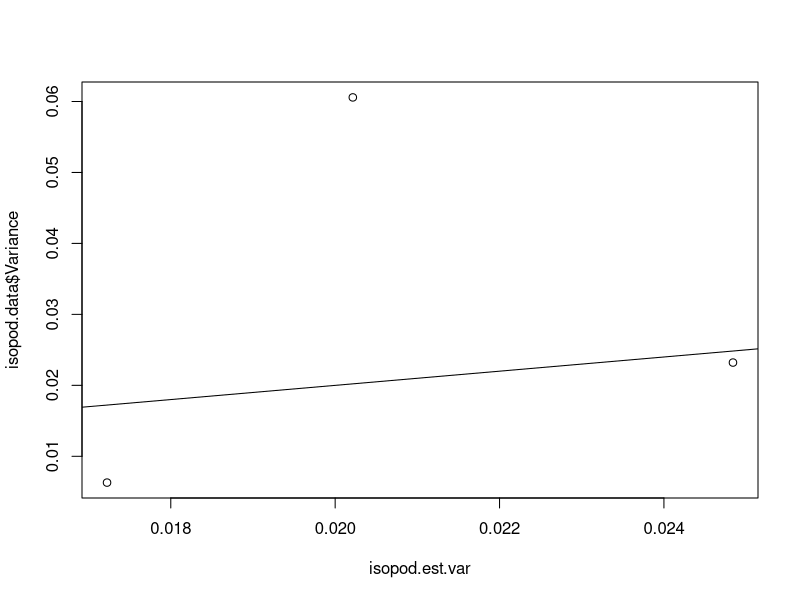

R code for this plot:
### get data from Hill1992Isopods

### set working directory

setwd('/media/kyle/KEC_External/Documents/Data/SwitchingAndIndVar/DataFromGraphs/')

### load libraries

library(dplyr)

### load data

isopod.data <- read.csv('Hill1992Isopods.csv')

colnames(isopod.data)[1] <- 'RelativeDensity'

### alter the data

St.Dev <- function(x) {
  SS <- sum((x - mean(x))^2)
  SD <- sqrt(SS/length(x))  
  SD
}

isopod.data <- isopod.data %>% group_by(RelativeDensity) %>% summarise(MeanProportion = mean(Proportion), StandardDeviation = St.Dev(Proportion))

### transform SD to variance

isopod.data$Variance <- (isopod.data$StandardDeviation)^2 

### try to predict levels of variance

# calculate p

calcp <- function(rel.pref, rel.density) {
  rel.pref*rel.density/(rel.pref*rel.density + ((1 - rel.pref) * (1 - rel.density)))
}

isopod.p <- calcp(rel.pref = 0.54, rel.density = isopod.data$RelativeDensity)

### variance is p(1-p)/n. Here n is 10 from reported mean number of prey eaten.

isopod.est.var <- isopod.p*(1-isopod.p)/10

plot(x = isopod.est.var, y = isopod.data$Variance)
abline(a = 0, b = 1)

### confidence intervals for variance estimates

GenCI.DiffSamples <- function(p.vec, n.samples, n.events, n.sim) {
  
  quant.data <- matrix(nrow = length(p.vec), ncol = 3)
  
  for(j in 1:length(p.vec)){
    mat <- matrix(nrow = n.sim, ncol = n.samples[j])
    for(i in 1:n.sim){
      mat[i,] <- rbinom(n = n.samples[j], size = n.events, prob = p.vec[j])
    }
    prop.mat <- mat/n.events
    var.vec <- apply(prop.mat, 1, var)
    quant.data[j, ] <- c(p.vec[j], quantile(var.vec, probs = c(0.025, 0.975)))
  }
  quant.data
}

GenCI.DiffSamples(p.vec = isopod.p, n.samples = c(4,4,5), n.events = 10, n.sim = 10000)



















